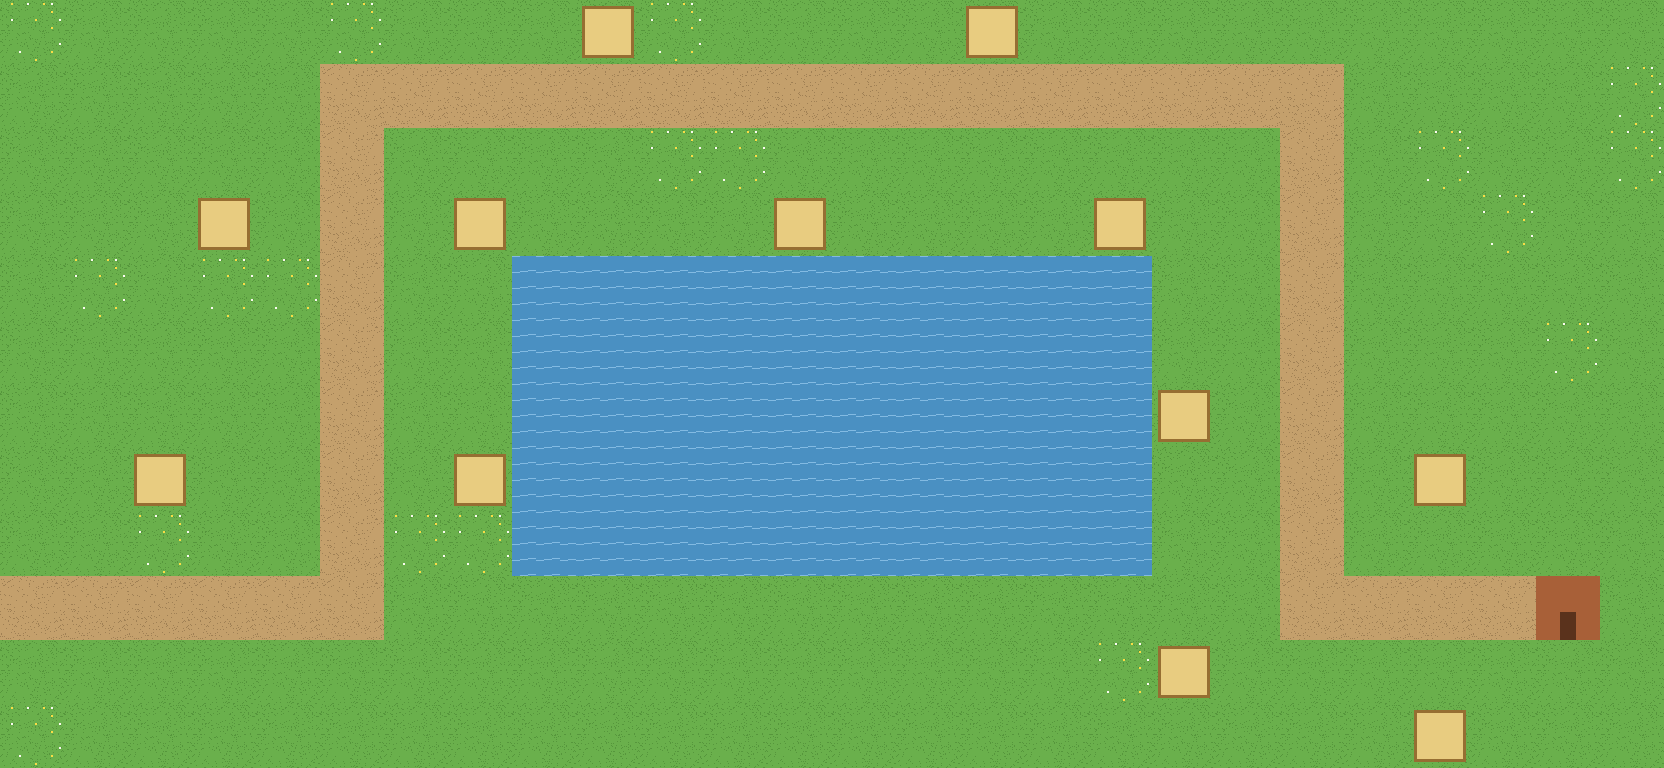

This is a level from a 2D game, rendered from its Tiled map with the project's own tilesets. A one-line summary and the complete map file follow:
An orthogonal 26x12 tile map with 64x64 px tiles, 1 tile layer (terreno) and 14 objects (orilla, e1, e2, e3, e4, ...).

<map version="1.10" tiledversion="1.12.2" orientation="orthogonal" renderorder="right-down" width="26" height="12" tilewidth="64" tileheight="64" infinite="0" nextlayerid="5" nextobjectid="15">
 <tileset firstgid="1" source="placeholder.tsx" />
 <layer id="1" name="terreno" width="26" height="12">
  <data encoding="csv">
8,1,1,1,1,8,1,1,1,6,8,1,1,1,1,6,1,1,1,1,1,1,1,1,1,1,
1,1,1,1,1,2,2,2,2,2,2,2,2,2,2,2,2,2,2,2,2,1,1,1,1,8,
1,1,1,1,1,2,1,1,1,1,8,8,1,1,1,1,1,1,1,1,2,1,8,1,1,8,
1,1,1,6,1,2,1,6,1,1,1,1,6,1,1,1,1,6,1,1,2,1,1,8,1,1,
1,8,1,8,8,2,1,1,3,3,3,3,3,3,3,3,3,3,1,1,2,1,1,1,1,1,
1,1,1,1,1,2,1,1,3,3,3,3,3,3,3,3,3,3,1,1,2,1,1,1,8,1,
1,1,1,1,1,2,1,1,3,3,3,3,3,3,3,3,3,3,6,1,2,1,1,1,1,1,
1,1,6,1,1,2,1,6,3,3,3,3,3,3,3,3,3,3,1,1,2,1,6,1,1,1,
1,1,8,1,1,2,8,8,3,3,3,3,3,3,3,3,3,3,1,1,2,1,1,1,1,1,
2,2,2,2,2,2,1,1,1,1,1,1,1,1,1,1,1,1,1,1,2,2,2,2,7,1,
1,1,1,1,1,1,1,1,1,1,1,1,1,1,1,1,1,8,6,1,1,1,1,1,1,1,
8,1,1,1,1,1,1,1,1,1,1,1,1,1,1,1,1,1,1,1,1,1,6,1,1,1
</data>
 </layer>
 <objectgroup id="2" name="caminos">
  <object id="1" name="orilla" x="0" y="608">
   <polyline points="0,0 352,0 352,-512 1312,-512 1312,0 1568,0" />
  </object>
 </objectgroup>
 <objectgroup id="3" name="espacios">
  <object id="2" name="e1" x="160" y="480">
   <point />
  </object>
  <object id="3" name="e2" x="224" y="224">
   <point />
  </object>
  <object id="4" name="e3" x="480" y="224">
   <point />
  </object>
  <object id="5" name="e4" x="480" y="480">
   <point />
  </object>
  <object id="6" name="e5" x="608" y="32">
   <point />
  </object>
  <object id="7" name="e6" x="800" y="224">
   <point />
  </object>
  <object id="8" name="e7" x="992" y="32">
   <point />
  </object>
  <object id="9" name="e8" x="1120" y="224">
   <point />
  </object>
  <object id="10" name="e9" x="1184" y="416">
   <point />
  </object>
  <object id="11" name="e10" x="1440" y="480">
   <point />
  </object>
  <object id="12" name="e11" x="1184" y="672">
   <point />
  </object>
  <object id="13" name="e12" x="1440" y="736">
   <point />
  </object>
 </objectgroup>
 <objectgroup id="4" name="collca">
  <object id="14" name="collca" x="1568" y="608">
   <point />
  </object>
 </objectgroup>
</map>
